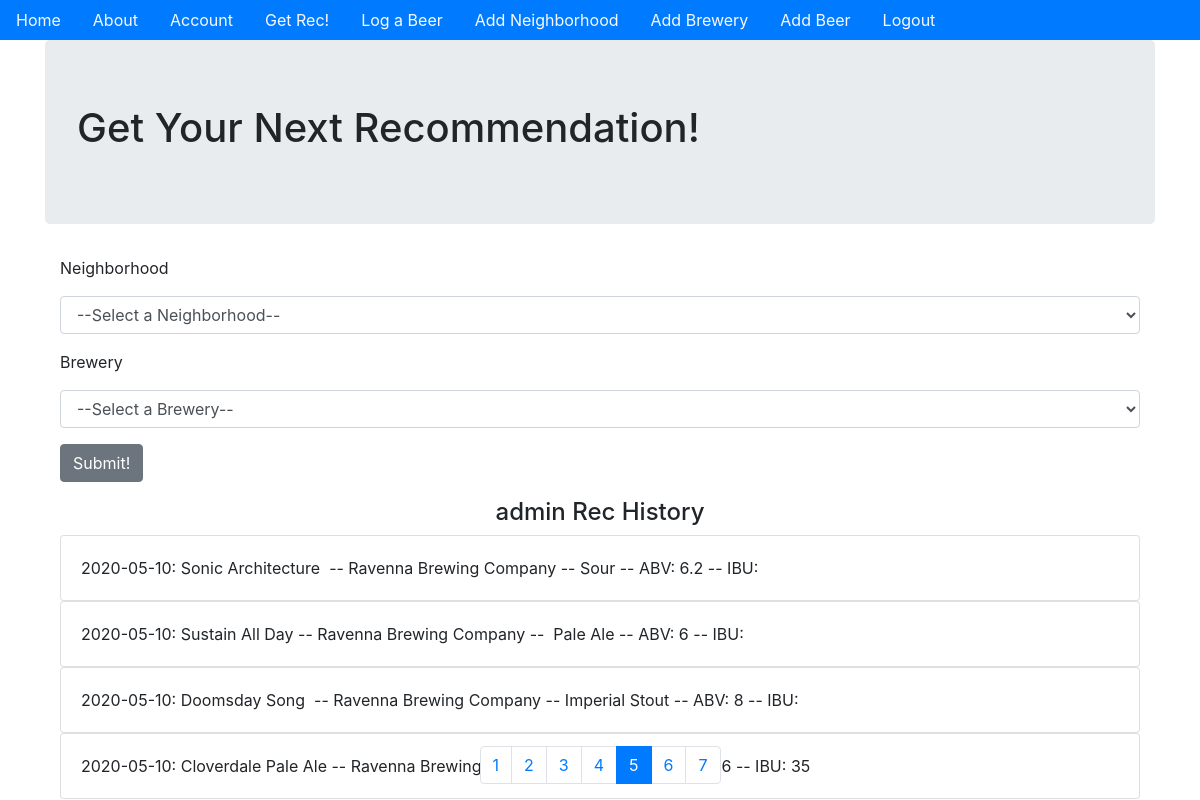
The page /get_rec?page=5 (signed in) on the database its author committed.
### beer_app/models.py (models this page shows, shortened)
class User(db.Model, UserMixin):
    __tablename__ = 'users'
    id = db.Column(db.Integer, primary_key=True)
    profile_image = db.Column(
        db.String(64), nullable=False, default='default_profile.png')
    email = db.Column(db.String(64), unique=True, index=True)
    username = db.Column(db.String(64), unique=True, index=True)
    password_hash = db.Column(db.String(128))
    transactions = db.relationship('Log', backref='user', lazy='dynamic')
    recommendations = db.relationship(
        'Rec', backref='user', lazy='dynamic')

class Rec(db.Model):
    __tablename__ = 'recommendations'
    users = db.relationship(User)
    items = db.relationship(Item)
    id = db.Column(db.Integer, primary_key=True)
    user_id = db.Column(db.Integer, db.ForeignKey('users.id'), nullable=False)
    item_id = db.Column(db.Integer, db.ForeignKey('items.id'), nullable=False)
    date = db.Column(db.DateTime, nullable=False, default=datetime.utcnow)
    def __repr__(self):
        return f"{self.date.strftime('%Y-%m-%d')}: {Item.query.filter_by(id=self.item_id).first()}"

class Item(db.Model):
    __tablename__ = 'items'
    locations = db.relationship(Location)
    id = db.Column(db.Integer, primary_key=True)
    name = db.Column(db.String(64), nullable=False, index=True)
    style = db.Column(db.String(64), nullable=False, index=True)
    abv = db.Column(db.String(4), nullable=False, index=True)
    ibu = db.Column(db.String(3), index=True)
    location_id = db.Column(db.Integer, db.ForeignKey(
        'locations.id'), nullable=False)
    def __repr__(self):
        return f"{self.name} -- {self.locations.name} -- {self.style} -- ABV: {self.abv} -- IBU: {self.ibu}"

class Location(db.Model):
    __tablename__ = 'locations'
    zones = db.relationship(Zone)
    id = db.Column(db.Integer, primary_key=True)
    name = db.Column(db.String(64), index=True)
    address = db.Column(db.String(64))
    phone = db.Column(db.String(10))
    website = db.Column(db.String(64))
    zone_id = db.Column(db.Integer, db.ForeignKey('zones.id'), nullable=False)
    items = db.relationship('Item', backref='location')

### beer_app/actions/views.py (the view, shortened to what this page needs)
@actions.route('/get_rec', methods=['GET', 'POST'])
@login_required
def get_rec():
    form = RecActionForm()
    form.zone.choices += [
                                            (zone.id, zone.name)
                                            for zone
                                            in Zone.query.order_by('name')
                                        ]
    form.loc.choices += [
                                        (loc.id, loc.name)
                                        for loc
                                        in Location.query.order_by('name')
                                     ]
    page = request.args.get('page', 1, type=int)
    user_recs = Rec.query.filter_by(user_id=current_user.id).order_by(
        Rec.date.desc()).paginate(page=page, per_page=4)
    return render_template('rec.html', form=form, user_recs=user_recs)

### beer_app/actions/forms.py
class RecActionForm(FlaskForm):
    zone = SelectField('Neighborhood', coerce=int,choices=[(0, '--Select a Neighborhood--')])
    loc = SelectField('Brewery', coerce=int, validators=[DataRequired()],choices=[(0, '--Select a Brewery--')])
    submit = SubmitField('Submit!')

### beer_app/models.py (called while the page is built)
@login_manager.user_loader
def load_user(user_id):
    return User.query.get(user_id)

### beer_app/templates/rec.html (shortened to what this page needs)
{% extends "base.html" %}
{% block content %}
<div class='jumbotron'>
    <h1>Get Your Next Recommendation!</h1>
</div>
<div class='container'>
    <form method="POST" action="" enctype="multipart/form-data">
        <div class='form-group'>
            {{form.zone.label(class='form-group')}}
            {{form.zone(class='form-control')}}
        </div>
        <div class='form-group'>
            {{form.loc.label(class='form-group')}}
            {{form.loc(class='form-control')}}
        </div>
        <div class='form-group'>
            {{form.submit(class='btn btn-secondary')}}
        </div>
    </form>
</div>
{% if user_recs.items %}
<div class='container'>
    <h4 style='text-align:center'> {{current_user.username}} Rec History</h4>
    {% for post in user_recs.items %}
    <div class='card'>
        <div class='card-body'>
            {{post}}
        </div>
    </div>
    {% endfor %}
</div>
<div class="fixed-bottom">
    <nav aria-label='User Recommendation History'>
        <ul class='pagination sticky-bottom justify-content-center'>
            {% for page_num in user_recs.iter_pages(left_edge=1,
                                                                                right_edge=1,
                                                                                left_current=5,
                                                                                right_current=5) %}
            {% if user_recs.page == page_num %}
            <li class='page-item active' aria-current="page">
                <span class="page-link" href="{{url_for('actions.get_rec',page=page_num)}}">{{page_num}}
                </span>
            </li>
            {% else %}
            <li class='page-item'>
                <a class='page-link' href="{{url_for('actions.get_rec',page=page_num)}}">{{page_num}}</a>
            </li>
            {% endif %}
            {% endfor %}
        </ul>
    </nav>
</div>
{% endif %}
{% endblock %}

### rows shown on the page
User: username "admin"
Rec: date+item "2020-05-10: Sonic Architecture -- Ravenna Brewing Company -- Sour -- ABV: 6.2 -- IBU:"
Rec: date+item "2020-05-10: Sustain All Day -- Ravenna Brewing Company -- Pale Ale -- ABV: 6 -- IBU:"
Rec: date+item "2020-05-10: Doomsday Song -- Ravenna Brewing Company -- Imperial Stout -- ABV: 8 -- IBU:"
Rec: date+item "2020-05-10: Cloverdale Pale Ale -- Ravenna Brewing Company -- Pale Ale -- ABV: 3.6 -- IBU: 35"

### other values the page prints
{{ page_num }} "1" "2" "3" "4" "6" "7"
{{ page_num }} "5"
